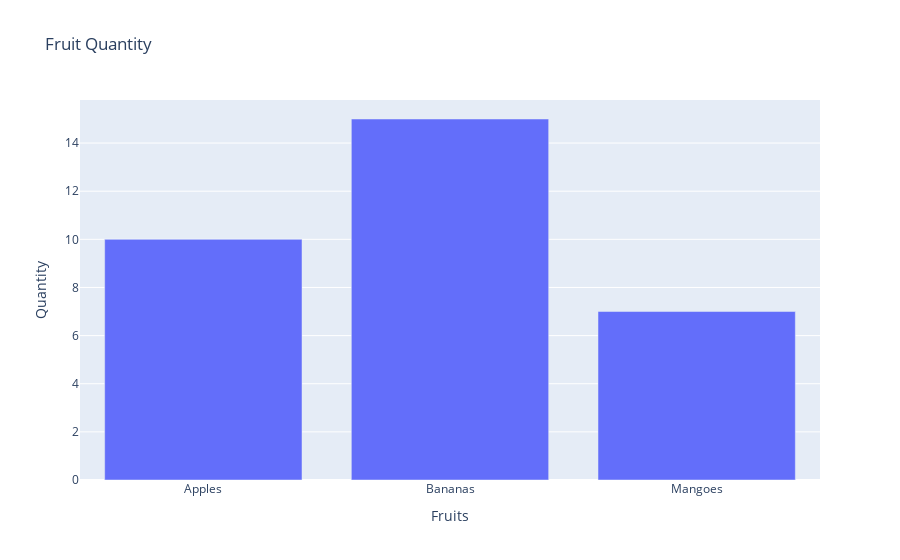

The notebook cell saved with this chart:
### Code cell
# Question No -5

import plotly.express as px

data = {'Fruits': ['Apples', 'Bananas', 'Mangoes'],
        'Quantity': [10, 15, 7]}

fig = px.bar(data, x='Fruits', y='Quantity', title='Fruit Quantity')
fig.show()

### Figure 1 — Plotly figure (JSON) as saved in the notebook; plotly's stock layout.template omitted (floating-point values rounded to 4 significant figures)
{"data": [{"alignmentgroup": "True", "hovertemplate": "Fruits=%{x}<br>Quantity=%{y}<extra></extra>", "legendgroup": "", "marker": {"color": "#636efa", "pattern": {"shape": ""}}, "name": "", "offsetgroup": "", "orientation": "v", "showlegend": false, "textposition": "auto", "type": "bar", "x": ["Apples", "Bananas", "Mangoes"], "xaxis": "x", "y": [10, 15, 7], "yaxis": "y"}], "layout": {"autosize": true, "barmode": "relative", "legend": {"tracegroupgap": 0}, "title": {"text": "Fruit Quantity"}, "xaxis": {"anchor": "y", "autorange": true, "domain": [0, 1], "range": [-0.5, 2.5], "title": {"text": "Fruits"}, "type": "category"}, "yaxis": {"anchor": "x", "autorange": true, "domain": [0, 1], "range": [0, 15.79], "title": {"text": "Quantity"}, "type": "linear"}}}
